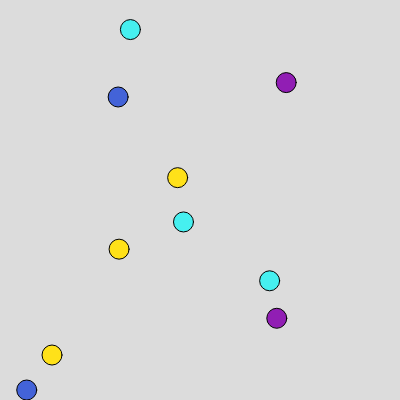
Frame 1 (no input)
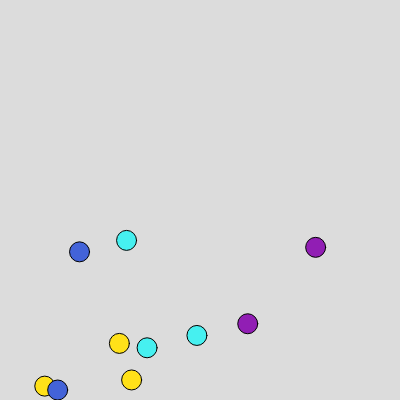
Frame 60 (no input)
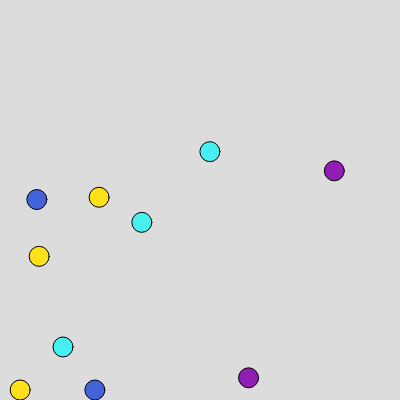
Frame 120 (the mouse pressed at the canvas centre since frame 60)

The p5.js sketch that drew these frames (run headless with seeded random() and noise() and a simulated clock; from frame 60 on, the mouse is pressed at the canvas centre):

// p5.js sketch
// ── sketch.js
class Particle {
  constructor(x, y, dx, dy, r, c) {
    this.position = createVector(x, y);
    this.velocity = createVector(dx, dy);
    this.acceleration = createVector(0, 0);
    this.r = r;
    this.c = c;
  }

  applyForce(force) {
    this.acceleration.add(force);
  }

  applyFriction() {
    if (this.position.y >= height - this.r) {
      let friction = this.velocity.copy().normalize().mult(-0.1);
      this.applyForce(friction);
    }
  }

  update() {
    this.applyFriction();
    this.velocity.add(this.acceleration);
    this.position.add(this.velocity);
    this.acceleration.mult(0);
    this.containWithinWindow();
    this.display();
  }

  display() {
    fill(this.c);
    circle(this.position.x, this.position.y, this.r);
  }

  containWithinWindow() {
    if (this.position.x < this.r) {
      this.position.x = this.r;
      this.velocity.x *= -1;
    }
    if (this.position.x > width - this.r) {
      this.position.x = width - this.r;
      this.velocity.x *= -1;
    }
    if (this.position.y < this.r) {
      this.position.y = this.r;
      this.velocity.y *= -1;
    }
    if (this.position.y > height - this.r) {
      this.position.y = height - this.r;
      this.velocity.y *= -1;
    }
  }

  checkCollision(other) {
    let dx = other.position.x - this.position.x;
    let dy = other.position.y - this.position.y;
    let distance = sqrt(dx * dx + dy * dy);
    let minDist = this.r + other.r;

    if (distance < minDist) {
      let angle = atan2(dy, dx);
      let targetX = this.position.x + cos(angle) * minDist;
      let targetY = this.position.y + sin(angle) * minDist;
      let ax = (targetX - other.position.x) * 0.05;
      let ay = (targetY - other.position.y) * 0.05;

      this.velocity.x -= ax;
      this.velocity.y -= ay;
      other.velocity.x += ax;
      other.velocity.y += ay;
    }
  }
}

let particles = [];
let G = 0.1;
let wind = 0;
let colorlist = ['#e6194b', '#3cb44b', '#ffe119', '#4363d8', '#f58231', '#911eb4', '#46f0f0'];

function setup() {
  createCanvas(400, 400);
  for (let i = 0; i < 10; i++) {
    particles.push(new Particle(
      random(width),
      random(height),
      random(-1, 1),
      random(-1, 1),
      10,
      random(colorlist)
    ));
  }
  ellipseMode(RADIUS);
}

function draw() {
  background(220);
  for (let p of particles) {
    p.applyForce(createVector(0, G));
    p.applyForce(createVector(wind, 0));
    p.update();
  }

  for (let i = 0; i < particles.length; i++) {
    for (let j = i + 1; j < particles.length; j++) {
      particles[i].checkCollision(particles[j]);
    }
  }
}

function keyPressed() {
  if (key === ' ') {
    wind = random(-0.5, 0.5);
  } else if (keyCode === LEFT_ARROW) {
    wind = -0.3;
  } else if (keyCode === RIGHT_ARROW) {
    wind = 0.3;
  }
}

function keyReleased() {
  if (keyCode === LEFT_ARROW || keyCode === RIGHT_ARROW) {
    wind = 0;
  }
}

function mousePressed() {
  for (let p of particles) {
    let pull = createVector(mouseX - p.position.x, mouseY - p.position.y);
    pull.setMag(0.2);
    p.applyForce(pull);
  }
}
